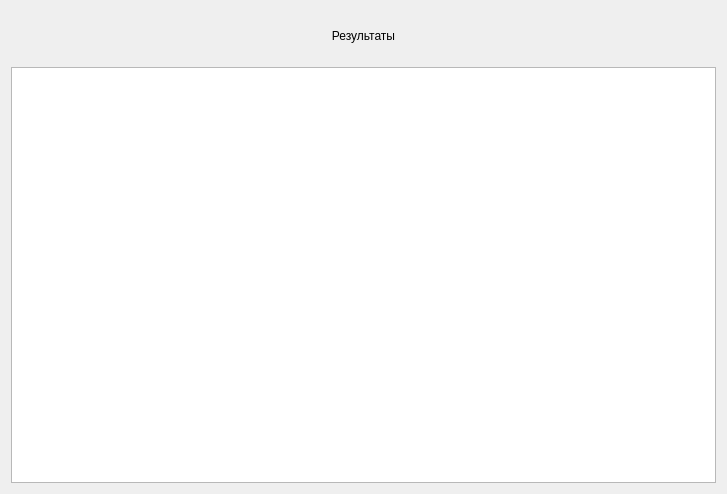
<?xml version="1.0" encoding="UTF-8"?>
<ui version="4.0">
 <class>ResultsWidget</class>
 <widget class="QWidget" name="ResultsWidget">
  <property name="geometry">
   <rect>
    <x>0</x>
    <y>0</y>
    <width>727</width>
    <height>494</height>
   </rect>
  </property>
  <property name="windowTitle">
   <string>Form</string>
  </property>
  <layout class="QVBoxLayout" name="verticalLayout">
   <item>
    <widget class="QLabel" name="title">
     <property name="minimumSize">
      <size>
       <width>0</width>
       <height>50</height>
      </size>
     </property>
     <property name="text">
      <string>Результаты</string>
     </property>
     <property name="alignment">
      <set>Qt::AlignCenter</set>
     </property>
    </widget>
   </item>
   <item>
    <widget class="QTableView" name="table_view"/>
   </item>
  </layout>
 </widget>
 <resources/>
 <connections/>
</ui>
